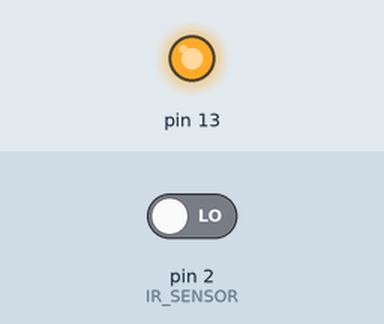
This sketch was run on a simulated Arduino Uno, built with avr-gcc and run on an emulated ATmega328P. On the bench: output pins drawn as LEDs (lit = HIGH). The test bench sets the inputs (shaded band); at power-on: pin 2 (IR_SENSOR) LOW. What the sketch prints to the serial monitor is not drawn.

Above: at 1.8 s.
1.9 s: pin 2 (IR_SENSOR) driven HIGH
At 3.2 s:
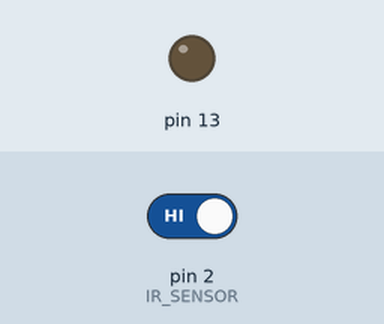
3.5 s: pin 2 (IR_SENSOR) driven LOW
At 4.3 s:
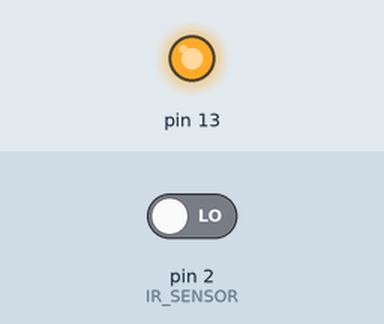
Timing chart, 0 to 6.5 s (numbered marks = the images above; inputs shaded):
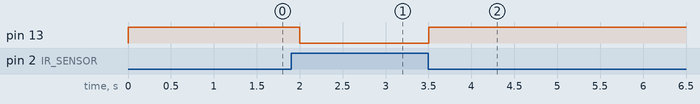

The sketch:

IR_SENSOR_USING_ARDUINO.ino
```cpp
    const int IR_SENSOR =2;
void setup() {
  pinMode(IR_SENSOR,INPUT);
  pinMode(13,OUTPUT);
   Serial.begin(9600);// put your setup code here, to run once:
  }

void loop() {
  if(digitalRead(IR_SENSOR)==HIGH)
  {
  digitalWrite(13,LOW);
  Serial.write(digitalRead(IR_SENSOR));/*NO OBSTACLE PRESENT*/

}// put your main code here, to run repeatedly:
else
{
  digitalWrite(13,HIGH);/* OBJECT IS PRESENT*/
  delay(1000);
  Serial.write(digitalRead(IR_SENSOR));
}
}
```

Measured:
- after the input at 1.9 s, pin 13: HIGH → LOW after 0.10 s
- after the input at 3.5 s, pin 13: LOW → HIGH at once
